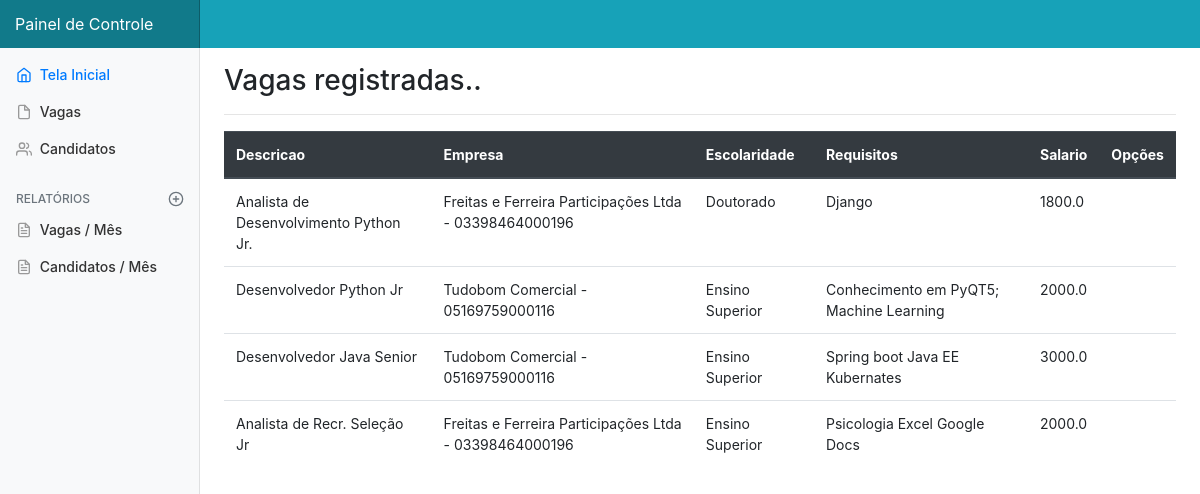
Page /empresa/dashboard/vagas/ on the earlier database version.
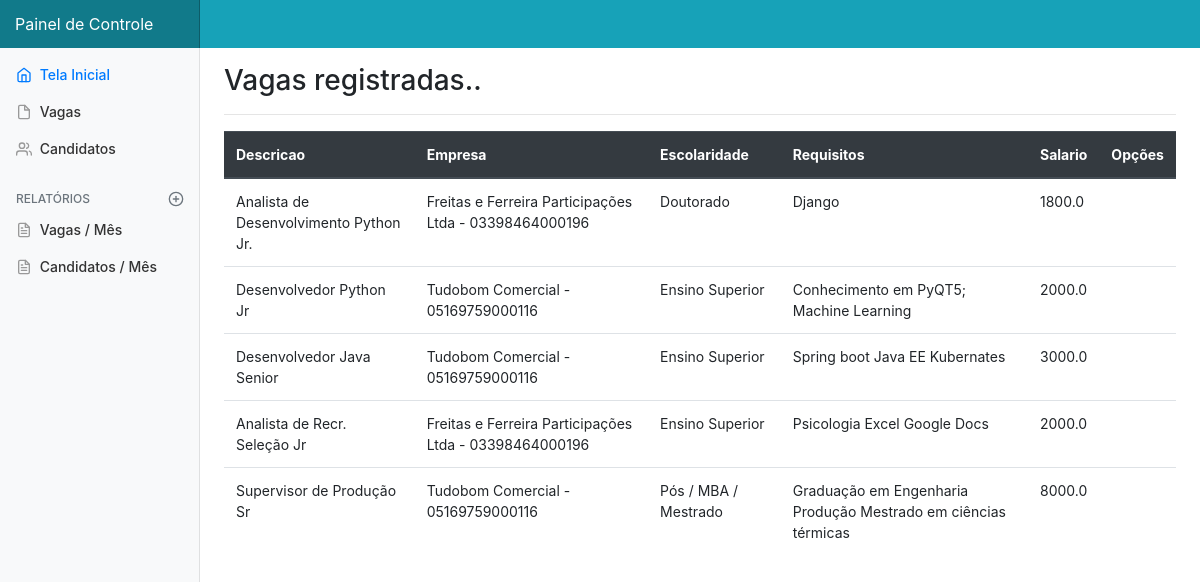
Same page on the later database version.
### cadastros/models.py (models this page shows, shortened)
class PCVaga(Model):
    descricao = CharField(max_length=100, verbose_name="descrição")
    salario = FloatField()
    requisitos = TextField()
    data_criacao = DateField(default=datetime.date.today)
    escolaridade = ForeignKey(PCEscolaridade, on_delete=PROTECT)
    empresa = ForeignKey(PCEmpresa, on_delete=PROTECT)

class PCEmpresa(Model):
    razao_social = CharField(max_length=255, verbose_name="razão social")
    cnpj = CharField(max_length=14)
    def __str__(self):
        return f'{self.razao_social} - {self.cnpj}'

class PCEscolaridade(Model):
    descricao = CharField(max_length=80)
    def __str__(self):
        return f'{self.descricao}'

### cadastros/views.py (the view)
# urls.py: path('empresa/dashboard/vagas/', VagasDashboardView.as_view(), name="vagas-dashboard"),
class VagasDashboardView(ListView):
    model = PCVaga
    template_name = 'cadastros/dashboard/vagas.html'

### cadastros/templates/cadastros/dashboard/vagas.html (shortened to what this page needs)
{% extends 'paginas/administrador.html' %}
{% load static %}
{% load crispy_forms_tags %}
{% block scripts %}
    <link href="//netdna.bootstrapcdn.com/font-awesome/3.2.1/css/font-awesome.css" rel="stylesheet">
{% endblock %}
{% block conteudo %}
    <section id="hero" class="main">
        <h3>Vagas registradas..</h3>
        <hr>
        <div class="table-responsive">
            <table class="table table-hover">
                <thead class="thead-dark">
                <tr>
                    <th>Descricao</th>
                    <th>Empresa</th>
                    <th>Escolaridade</th>
                    <th>Requisitos</th>
                    <th>Salario</th>
                    <th>Opções</th>
                </tr>
                </thead>
                {% for vaga in object_list %}
                    <tr>
                        <td>{{ vaga.descricao }}</td>
                        <td>{{ vaga.empresa }}</td>
                        <td>{{ vaga.escolaridade }}</td>
                        <td>{{ vaga.requisitos }}</td>
                        <td>{{ vaga.salario }}</td>
                        <td>
                        </td>
                    </tr>
                {% empty %}
                    <tr>
                        <td colspan="6">Nenhum vaga registrada</td>
                    </tr>
                {% endfor %}
            </table>
        </div>
    </section>
{% endblock %}

### paginas/templates/paginas/administrador.html (shortened to what this page needs)
<!DOCTYPE html>
<html lang="pt-br">
<head>
    {% block scripts %}
    {% endblock %}
    <link href="../../../static/css/bootstrap.min.css" rel="stylesheet">
    <link href="../../../static/css/dashboard.css" rel="stylesheet">
</head>
<body>
<nav class="navbar navbar-dark sticky-top bg-info flex-md-nowrap p-0">
    <a class="navbar-brand col-sm-3 col-md-2 mr-0 "
       href="{% url 'dashboard' %}">Painel de Controle
    </a>
</nav>
<div class="container-fluid">
    <div class="row">
        <nav class="col-md-2 d-none d-md-block bg-light sidebar">
            <div class="sidebar-sticky">
                <ul class="nav flex-column">
                    <li class="nav-item">
                        <a class="nav-link active" href="{% url 'index' %}">
                            Tela Inicial
                        </a>
                    </li>
                    <li class="nav-item">
                        <a class="nav-link" href="{% url 'vagas-dashboard' %}">
                            Vagas
                        </a>
                    </li>
                    <li class="nav-item">
                        <a class="nav-link" href="{% url 'candidato-dashboard' %}">
                            Candidatos
                        </a>
                    </li>
                </ul>
                <h6 class="sidebar-heading d-flex justify-content-between align-items-center px-3 mt-4 mb-1 text-muted">
                    <span>Relatórios</span>
                    <a class="d-flex align-items-center text-muted"
                       href="#">
                    </a>
                </h6>
                    <ul class="nav flex-column mb-2">
                        <li class="nav-item">
                            <a class="nav-link" href="{% url 'vagas-mes' %}">
                                Vagas / Mês
                            </a>
                        </li>
                        <li class="nav-item">
                            <a class="nav-link" href="{% url 'candidatos-mes' %}">
                                Candidatos / Mês
                            </a>
                        </li>
                    </ul>
            </div>
        </nav>
        <main role="main" class="col-md-9 ml-sm-auto col-lg-10 pt-3 px-4">
            {% block conteudo %}
            {% endblock %}
        </main>
    </div>
</div>
</body>
</html>

### static/css/dashboard.css (style rules this page uses)
body { font-size: .875rem; }
.feather { width: 16px; height: 16px; vertical-align: text-bottom; }
.sidebar { position: fixed; top: 0; bottom: 0; left: 0; z-index: 100; padding: 0; box-shadow: inset -1px 0 0 rgba(0, 0, 0, .1); }
.sidebar-sticky { position: -webkit-sticky; position: sticky; top: 48px; height: calc(100vh - 48px); padding-top: .5rem; overflow-x: hidden; overflow-y: auto; }
.sidebar .nav-link { font-weight: 500; color: #333; }
.sidebar .nav-link .feather { margin-right: 4px; color: #999; }
.sidebar .nav-link.active { color: #007bff; }
.sidebar .nav-link:hover .feather, .sidebar .nav-link.active .feather { color: inherit; }
.sidebar-heading { font-size: .75rem; text-transform: uppercase; }
.navbar-brand { padding-top: .75rem; padding-bottom: .75rem; font-size: 1rem; background-color: rgba(0, 0, 0, .25); box-shadow: inset -1px 0 0 rgba(0, 0, 0, .25); }

Differences in the rows shown:
added PCVaga: descricao "Supervisor de Produção Sr", empresa "Tudobom Comercial - 05169759000116", escolaridade "Pós / MBA / Mestrado", requisitos "Graduação em Engenharia Produção Mestrado em ciências térmicas", salario "8000.0"
